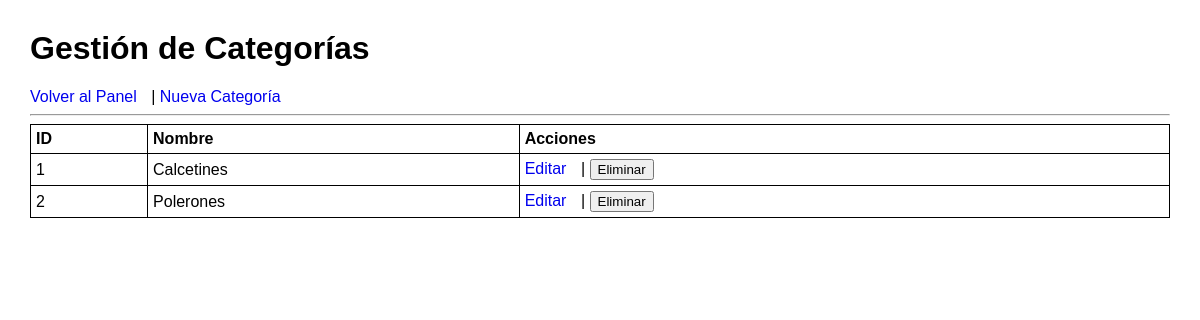
/panel/categorias/ (signed in), run on the app's committed database.
### core/models.py (models this page shows, shortened)
class Categoria(models.Model):
    nombre = models.CharField(max_length=100, unique=True)

### core/decorators.py (the view)
    def wrapper(request, *args, **kwargs):
        if 'admin_id' not in request.session:
            return redirect('admin_login')
        return view_func(request, *args, **kwargs)

### core/views.py (called while the page is built)
@admin_required
def categorias_list(request):
    categorias = Categoria.objects.all()
    return render(request, 'core/categorias_list.html', {'categorias': categorias})

### core/templates/core/categorias_list.html (shortened to what this page needs)
<!DOCTYPE html>
<html lang="es">
<head>
</head>
<body>
  <h1>Gestión de Categorías</h1>
  <a href="{% url 'admin_dashboard' %}">Volver al Panel</a> |
  <a href="{% url 'categoria_create' %}">Nueva Categoría</a>
  <hr>
  <table>
    <tr><th>ID</th><th>Nombre</th><th>Acciones</th></tr>
    {% for c in categorias %}
    <tr>
      <td>{{ c.id }}</td>
      <td>{{ c.nombre }}</td>
      <td>
        <a href="{% url 'categoria_edit' c.id %}">Editar</a> |
        <form action="{% url 'categoria_delete' c.id %}" method="post" style="display:inline" onsubmit="return confirm('¿Seguro que deseas eliminar esta categoría?');">
          <button type="submit">Eliminar</button>
        </form>
      </td>
    </tr>
    {% empty %}
    <tr><td colspan="3">No hay categorías registradas.</td></tr>
    {% endfor %}
  </table>
</body>
</html>

### core/templates/core/categorias_list.html (style rules this page uses)
body { font-family: Arial, sans-serif; margin: 30px; }
table { border: 1px solid black; border-collapse: collapse; width: 100%; }
th, td { border: 1px solid black; padding: 5px; text-align: left; }
a, button { margin-right: 10px; text-decoration: none; }

### data on the page
Categoria: id "1", nombre "Calcetines"
Categoria: id "2", nombre "Polerones"
